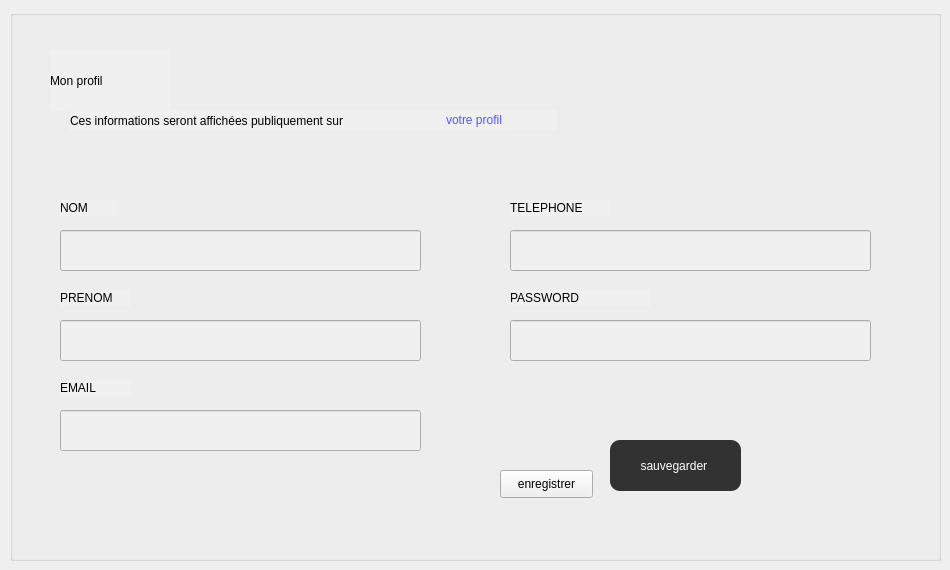
    <widget class="QWidget" name="profil">
     <widget class="QGroupBox" name="groupBox">
      <property name="geometry">
       <rect>
        <x>10</x>
        <y>10</y>
        <width>931</width>
        <height>551</height>
       </rect>
      </property>
      <property name="styleSheet">
       <string notr="true">background-color: rgb(240, 240, 240);</string>
      </property>
      <property name="title">
       <string/>
      </property>
      <widget class="QLabel" name="label_12">
       <property name="geometry">
        <rect>
         <x>40</x>
         <y>40</y>
         <width>121</width>
         <height>61</height>
        </rect>
       </property>
       <property name="styleSheet">
        <string notr="true">	font: 87 10pt &quot;Nexa Rust Sans Black 01&quot;;</string>
       </property>
       <property name="text">
        <string>Mon profil</string>
       </property>
      </widget>
      <widget class="QLabel" name="label_13">
       <property name="geometry">
        <rect>
         <x>60</x>
         <y>100</y>
         <width>441</width>
         <height>21</height>
        </rect>
       </property>
       <property name="styleSheet">
        <string notr="true">font: 75 10pt &quot;Segoe UI&quot;;
</string>
       </property>
       <property name="text">
        <string>Ces informations seront affichées publiquement sur</string>
       </property>
      </widget>
      <widget class="QLabel" name="label_14">
       <property name="geometry">
        <rect>
         <x>436</x>
         <y>100</y>
         <width>111</width>
         <height>20</height>
        </rect>
       </property>
       <property name="styleSheet">
        <string notr="true">font: 75 10pt &quot;Segoe UI&quot;;
color: rgb(85, 85, 255);</string>
       </property>
       <property name="text">
        <string>votre profil</string>
       </property>
      </widget>
      <widget class="QLabel" name="label_15">
       <property name="geometry">
        <rect>
         <x>50</x>
         <y>190</y>
         <width>56</width>
         <height>16</height>
        </rect>
       </property>
       <property name="styleSheet">
        <string notr="true">font: 10pt &quot;MS Shell Dlg 2&quot;;</string>
       </property>
       <property name="text">
        <string>NOM</string>
       </property>
      </widget>
      <widget class="QLineEdit" name="K1">
       <property name="geometry">
        <rect>
         <x>50</x>
         <y>220</y>
         <width>361</width>
         <height>41</height>
        </rect>
       </property>
      </widget>
      <widget class="QLabel" name="label_16">
       <property name="geometry">
        <rect>
         <x>50</x>
         <y>280</y>
         <width>71</width>
         <height>16</height>
        </rect>
       </property>
       <property name="styleSheet">
        <string notr="true">font: 10pt &quot;MS Shell Dlg 2&quot;;</string>
       </property>
       <property name="text">
        <string>PRENOM</string>
       </property>
      </widget>
      <widget class="QLineEdit" name="K2">
       <property name="geometry">
        <rect>
         <x>50</x>
         <y>310</y>
         <width>361</width>
         <height>41</height>
        </rect>
       </property>
      </widget>
      <widget class="QLabel" name="label_17">
       <property name="geometry">
        <rect>
         <x>50</x>
         <y>370</y>
         <width>71</width>
         <height>16</height>
        </rect>
       </property>
       <property name="styleSheet">
        <string notr="true">font: 10pt &quot;MS Shell Dlg 2&quot;;</string>
       </property>
       <property name="text">
        <string>EMAIL</string>
       </property>
      </widget>
      <widget class="QLineEdit" name="K3">
       <property name="geometry">
        <rect>
         <x>50</x>
         <y>400</y>
         <width>361</width>
         <height>41</height>
        </rect>
       </property>
      </widget>
      <widget class="QLabel" name="label_18">
       <property name="geometry">
        <rect>
         <x>500</x>
         <y>190</y>
         <width>101</width>
         <height>16</height>
        </rect>
       </property>
       <property name="styleSheet">
        <string notr="true">font: 10pt &quot;MS Shell Dlg 2&quot;;</string>
       </property>
       <property name="text">
        <string>TELEPHONE</string>
       </property>
      </widget>
      <widget class="QLineEdit" name="K4">
       <property name="geometry">
        <rect>
         <x>500</x>
         <y>220</y>
         <width>361</width>
         <height>41</height>
        </rect>
       </property>
      </widget>
      <widget class="QLabel" name="label_19">
       <property name="geometry">
        <rect>
         <x>500</x>
         <y>280</y>
         <width>141</width>
         <height>16</height>
        </rect>
       </property>
       <property name="styleSheet">
        <string notr="true">font: 10pt &quot;MS Shell Dlg 2&quot;;</string>
       </property>
       <property name="text">
        <string>PASSWORD</string>
       </property>
      </widget>
      <widget class="QLineEdit" name="K5">
       <property name="geometry">
        <rect>
         <x>500</x>
         <y>310</y>
         <width>361</width>
         <height>41</height>
        </rect>
       </property>
      </widget>
      <widget class="QPushButton" name="pushButton_12">
       <property name="geometry">
        <rect>
         <x>600</x>
         <y>430</y>
         <width>131</width>
         <height>51</height>
        </rect>
       </property>
       <property name="styleSheet">
        <string notr="true">QPushButton{
    color:white;
	font: 75 10pt &quot;Source Code Pro&quot;;
	font: 87 8pt &quot;Nexa Rust Sans Black 01&quot;;
    background-color:rgb(39, 39,39);
background: rgb(51, 50, 50);
border-radius:10px;
}
QPushButton:hover
{
color:white;

background:#b20837;
border-radius:10px;
}</string>
       </property>
       <property name="text">
        <string>sauvegarder </string>
       </property>
      </widget>
      <widget class="QPushButton" name="pushButton_A1">
       <property name="geometry">
        <rect>
         <x>490</x>
         <y>460</y>
         <width>93</width>
         <height>28</height>
        </rect>
       </property>
       <property name="text">
        <string>enregistrer</string>
       </property>
      </widget>
     </widget>
    </widget>
